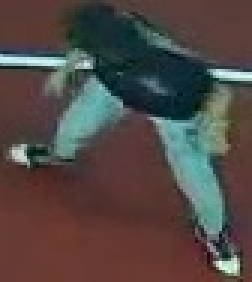
#> input picture Implementation_2/output/player1/24082_87_119_124.jpg, 84 x 94 px, given in place of output.jpg, which was not available (shown 3 times larger)
$ python player_segregation.py
#> lines starting #> are read from the running program, lines starting #| are printed output that depends on the picture; after the words box and inside, x2 and y2 are one past the last pixel; in counts of white or black regions, pixels touching at a corner belong together; pictures that were not available may be replaced by others from this repository, and a replacement may not be noted
import cv2
import os
import numpy as np
from sklearn.cluster import KMeans

script_dir = os.path.dirname(os.path.abspath(__file__))
parent_dir = os.path.dirname(script_dir)

output_dirs = [os.path.join(script_dir, 'output/player1'),
               os.path.join(script_dir, 'output/player2'),
               os.path.join(script_dir, 'output/player3'),
               os.path.join(script_dir, 'output/player4')]

for directory in output_dirs:
    if not os.path.exists(directory):
        os.makedirs(directory)

court_img = cv2.imread(os.path.join(parent_dir, 'output.jpg'))
#> court_img is the input picture: shape (94, 84, 3); mean B, G, R 69.4, 72.9, 81.8
gray_court = cv2.cvtColor(court_img, cv2.COLOR_BGR2GRAY)
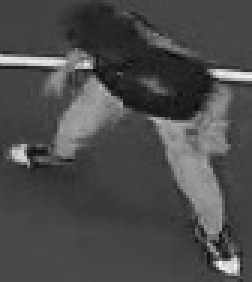
#> gray_court: shape (94, 84) (shown 3 times larger); min 8, max 243, mean 75.1

top_dir = os.path.join(parent_dir, 'two_players_top')
bot_dir = os.path.join(parent_dir, 'two_players_bot')

top_images = [cv2.imread(os.path.join(top_dir, img)) for img in os.listdir(top_dir)]
bot_images = [cv2.imread(os.path.join(bot_dir, img)) for img in os.listdir(bot_dir)]

def segment_players(image, lower_bound, upper_bound):
    hsv = cv2.cvtColor(image, cv2.COLOR_BGR2HSV)
#> hsv: shape (94, 84, 3); mean H, S, V 47.7, 98.1, 93.1
    mask = cv2.inRange(hsv, lower_bound, upper_bound)
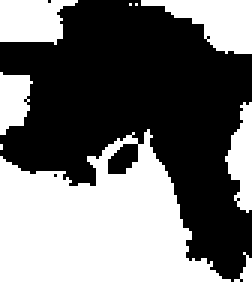
#> mask: shape (94, 84) (shown 3 times larger); 44.3% white; 9 white regions (3 under 20 px), largest, box (x1, y1, x2, y2) and area: (0, 43, 77, 94) 2429, (47, 0, 84, 18) 365, (0, 0, 26, 15) 296, (75, 34, 84, 71) 205, (0, 24, 11, 45) 168, (78, 84, 84, 94) 27
    player_mask = cv2.bitwise_not(mask)
    kernel = np.ones((5, 5), np.uint8)
    cleaned_mask = cv2.morphologyEx(player_mask, cv2.MORPH_CLOSE, kernel)
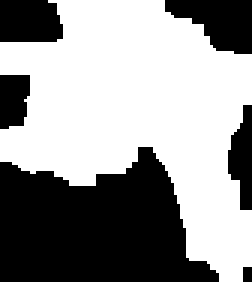
#> cleaned_mask: shape (94, 84) (shown 3 times larger); 58.2% white; 6 black regions (1 under 20 px), largest, box (x1, y1, x2, y2) and area: (0, 49, 73, 94) 2312, (55, 0, 84, 18) 346, (0, 0, 21, 14) 276, (76, 35, 84, 70) 190, (0, 25, 10, 43) 159
    players_segmented = cv2.bitwise_and(image, image, mask=cleaned_mask)
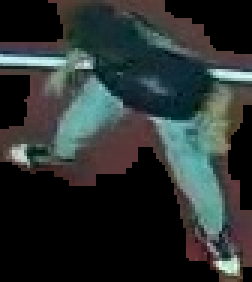
#> players_segmented: shape (94, 84, 3) (shown 3 times larger); mean B, G, R 48.4, 49.4, 42.9
    return players_segmented, cleaned_mask


lower_red = np.array([-6, 82, 67])
upper_red = np.array([14, 162, 147])


segmented_top_images = [segment_players(img, lower_red, upper_red) for img in top_images]
#> segmented_top_images = 1 item
segmented_bot_images = [segment_players(img, lower_red, upper_red) for img in bot_images]
#> segmented_bot_images = 1 item


def extract_hog_features(image, resize_dim=(128, 128)):
#> called with resize_dim = (128, 128)
    image_resized = cv2.resize(image, resize_dim)
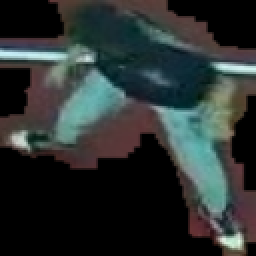
#> image_resized: shape (128, 128, 3) (shown 2 times larger); mean B, G, R 48.3, 49.3, 42.8
    gray_img = cv2.cvtColor(image_resized, cv2.COLOR_BGR2GRAY)
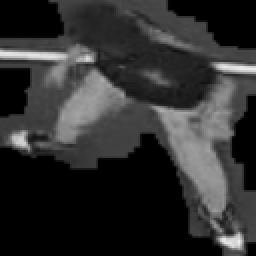
#> gray_img: shape (128, 128) (shown 2 times larger); min 0, max 239, mean 47.3
    hog = cv2.HOGDescriptor()
    hog_features = hog.compute(gray_img)
    hog_features = hog_features.flatten()
    return hog_features

top_features = [extract_hog_features(img) for img, _ in segmented_top_images]
#> top_features = 1 item
bot_features = [extract_hog_features(img) for img, _ in segmented_bot_images]
#> bot_features = 1 item

top_features = np.array(top_features)
bot_features = np.array(bot_features)
all_features = np.vstack((top_features, bot_features))

kmeans = KMeans(n_clusters=4, random_state=42)
#> (the run stopped early here; a loop or call above may not have finished)

$ run again, on Implementation_2/output/player1/24117_64_120_123.jpg
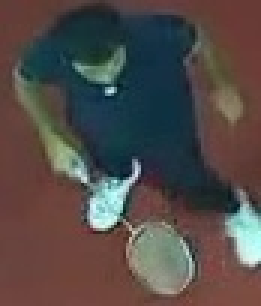
#> input picture Implementation_2/output/player1/24117_64_120_123.jpg, 87 x 102 px, given in place of output.jpg, which was not available (shown 3 times larger)
#> court_img is the input picture: shape (102, 87, 3); mean B, G, R 72.4, 75.2, 83.2
#> hsv: shape (102, 87, 3); mean H, S, V 48.5, 102.9, 96.5
#> in segment_players, `mask = cv2.inRange(hsv, lower_bound, upper_bound)`:
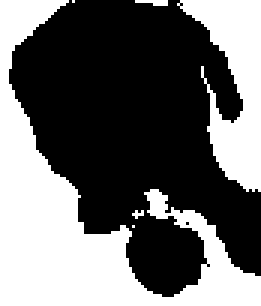
#> mask: shape (102, 87) (shown 3 times larger); 41.4% white; 6 white regions (4 under 20 px), largest, box (x1, y1, x2, y2) and area: (0, 0, 87, 102) 2741, (59, 0, 87, 64) 910
#> cleaned_mask: shape (102, 87); 60.5% white; 3 black regions, box (x1, y1, x2, y2) and area: (0, 0, 87, 102) 2605, (61, 0, 87, 63) 868, (50, 65, 55, 72) 35
#> segmented_top_images = 1 item
#> in extract_hog_features, `gray_img = cv2.cvtColor(image_resized, cv2.COLOR_BGR2GRAY)`:
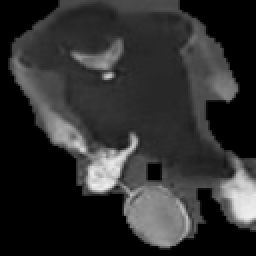
#> gray_img: shape (128, 128) (shown 2 times larger); min 0, max 240, mean 46.7

$ run again, on Implementation_2/output/player1/24122_80_120_123.jpg
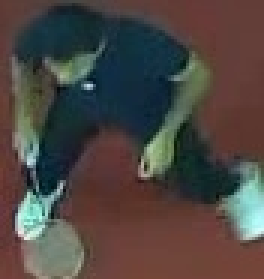
#> input picture Implementation_2/output/player1/24122_80_120_123.jpg, 88 x 93 px, given in place of output.jpg, which was not available (shown 3 times larger)
#> court_img is the input picture: shape (93, 88, 3); mean B, G, R 66.4, 70.5, 77.8
#> hsv: shape (93, 88, 3); mean H, S, V 48.5, 104.3, 90.3
#> in segment_players, `mask = cv2.inRange(hsv, lower_bound, upper_bound)`:
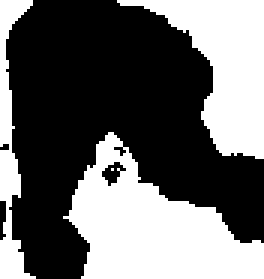
#> mask: shape (93, 88) (shown 3 times larger); 41% white; 4 white regions (1 under 20 px), largest, box (x1, y1, x2, y2) and area: (21, 44, 88, 93) 1742, (39, 0, 88, 53) 1174, (0, 0, 12, 93) 440
#> cleaned_mask: shape (93, 88); 61.1% white; 7 black regions, largest, box (x1, y1, x2, y2) and area: (24, 56, 88, 93) 1621, (48, 0, 88, 53) 1149, (0, 50, 7, 67) 101
#> segmented_top_images = 1 item
#> in extract_hog_features, `gray_img = cv2.cvtColor(image_resized, cv2.COLOR_BGR2GRAY)`:
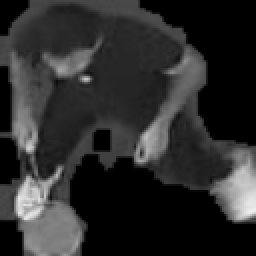
#> gray_img: shape (128, 128) (shown 2 times larger); min 0, max 237, mean 44.3
